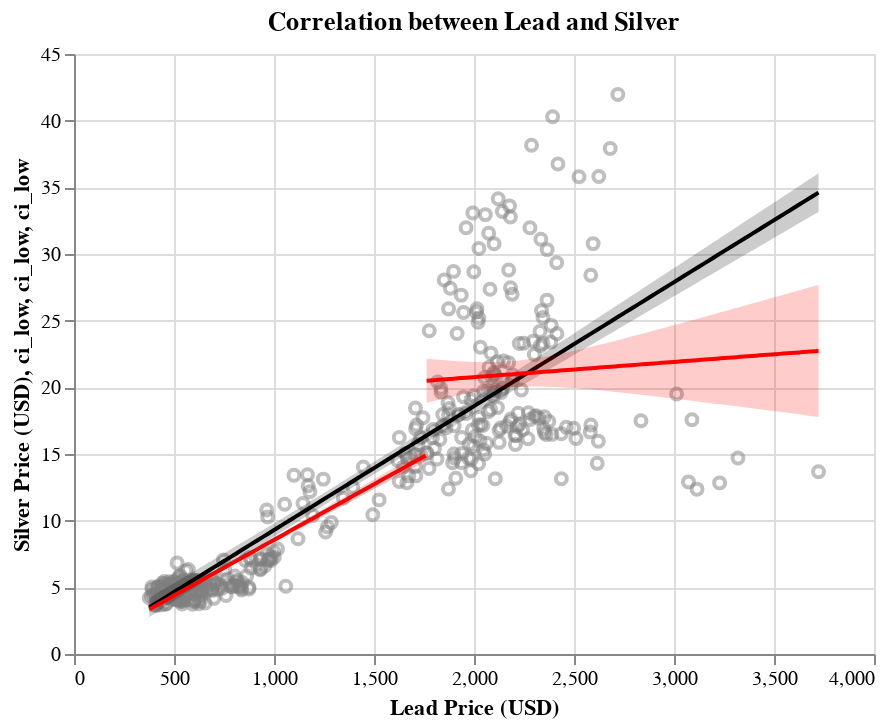

Notebook cell for this chart:
### Code cell
lead_comp_chart

### Figure 1 — Vega-Lite specification as saved in the notebook (floating-point values rounded to 4 significant figures; data arrays with more than 128 entries replaced by an {"elided": "..."} marker saying what was removed)
{"config": {"view": {"continuousWidth": 400, "continuousHeight": 300}}, "layer": [{"data": {"name": "data-2b93f7c314d99252cf6aa61acd5f3322"}, "mark": {"type": "point", "color": "grey", "opacity": 0.5}, "encoding": {"x": {"field": "Lead", "scale": {"zero": false}, "title": "Lead Price (USD)", "type": "quantitative"}, "y": {"field": "Silver", "scale": {"zero": false}, "title": "Silver Price (USD)", "type": "quantitative"}}, "title": "Correlation between Lead and Silver"}, {"layer": [{"mark": {"type": "errorband", "color": "black", "opacity": 0.2}, "encoding": {"x": {"field": "Lead", "type": "quantitative"}, "y": {"field": "ci_low", "type": "quantitative"}, "y2": {"field": "ci_high"}}}, {"mark": {"type": "line", "color": "black"}, "encoding": {"x": {"field": "Lead", "type": "quantitative"}, "y": {"field": "Silver", "type": "quantitative"}}}], "data": {"name": "data-f46ea4a8e34852c993e51b89d460ed86"}}, {"layer": [{"mark": {"type": "errorband", "color": "red", "opacity": 0.2}, "encoding": {"x": {"field": "Lead", "type": "quantitative"}, "y": {"field": "ci_low", "type": "quantitative"}, "y2": {"field": "ci_high"}}}, {"mark": {"type": "line", "color": "red"}, "encoding": {"x": {"field": "Lead", "type": "quantitative"}, "y": {"field": "Silver", "type": "quantitative"}}}], "data": {"name": "data-80f51ffea206eaf296bea595030776bf"}}, {"layer": [{"mark": {"type": "errorband", "color": "red", "opacity": 0.2}, "encoding": {"x": {"field": "Lead", "type": "quantitative"}, "y": {"field": "ci_low", "type": "quantitative"}, "y2": {"field": "ci_high"}}}, {"mark": {"type": "line", "color": "red"}, "encoding": {"x": {"field": "Lead", "type": "quantitative"}, "y": {"field": "Silver", "type": "quantitative"}}}], "data": {"name": "data-302deea77912a75143c9bc5adf695cb2"}}], "$schema": "https://vega.github.io/schema/vega-lite/v4.17.0.json", "datasets": {"data-2b93f7c314d99252cf6aa61acd5f3322": {"elided": "396 records"}, "data-f46ea4a8e34852c993e51b89d460ed86": [{"Lead": 376.3, "Silver": 3.497, "ci_low": 2.77, "ci_high": 4.223}, {"Lead": 409.8, "Silver": 3.808, "ci_low": 3.096, "ci_high": 4.519}, {"Lead": 443.3, "Silver": 4.119, "ci_low": 3.422, "ci_high": 4.816}, {"Lead": 476.7, "Silver": 4.43, "ci_low": 3.748, "ci_high": 5.112}, {"Lead": 510.2, "Silver": 4.741, "ci_low": 4.073, "ci_high": 5.409}, {"Lead": 543.7, "Silver": 5.052, "ci_low": 4.398, "ci_high": 5.706}, {"Lead": 577.1, "Silver": 5.363, "ci_low": 4.723, "ci_high": 6.004}, {"Lead": 610.6, "Silver": 5.674, "ci_low": 5.047, "ci_high": 6.301}, {"Lead": 644.0, "Silver": 5.985, "ci_low": 5.371, "ci_high": 6.599}, {"Lead": 677.5, "Silver": 6.296, "ci_low": 5.695, "ci_high": 6.898}, {"Lead": 711.0, "Silver": 6.608, "ci_low": 6.019, "ci_high": 7.196}, {"Lead": 744.4, "Silver": 6.919, "ci_low": 6.342, "ci_high": 7.495}, {"Lead": 777.9, "Silver": 7.23, "ci_low": 6.665, "ci_high": 7.795}, {"Lead": 811.4, "Silver": 7.541, "ci_low": 6.987, "ci_high": 8.095}, {"Lead": 844.8, "Silver": 7.852, "ci_low": 7.309, "ci_high": 8.395}, {"Lead": 878.3, "Silver": 8.163, "ci_low": 7.63, "ci_high": 8.696}, {"Lead": 911.7, "Silver": 8.474, "ci_low": 7.951, "ci_high": 8.998}, {"Lead": 945.2, "Silver": 8.785, "ci_low": 8.271, "ci_high": 9.3}, {"Lead": 978.7, "Silver": 9.096, "ci_low": 8.59, "ci_high": 9.602}, {"Lead": 1012.0, "Silver": 9.407, "ci_low": 8.909, "ci_high": 9.905}, {"Lead": 1046.0, "Silver": 9.718, "ci_low": 9.228, "ci_high": 10.21}, {"Lead": 1079.0, "Silver": 10.03, "ci_low": 9.546, "ci_high": 10.51}, {"Lead": 1113.0, "Silver": 10.34, "ci_low": 9.863, "ci_high": 10.82}, {"Lead": 1146.0, "Silver": 10.65, "ci_low": 10.18, "ci_high": 11.12}, {"Lead": 1179.0, "Silver": 10.96, "ci_low": 10.49, "ci_high": 11.43}, {"Lead": 1213.0, "Silver": 11.27, "ci_low": 10.81, "ci_high": 11.74}, {"Lead": 1246.0, "Silver": 11.58, "ci_low": 11.12, "ci_high": 12.05}, {"Lead": 1280.0, "Silver": 11.9, "ci_low": 11.44, "ci_high": 12.36}, {"Lead": 1313.0, "Silver": 12.21, "ci_low": 11.75, "ci_high": 12.67}, {"Lead": 1347.0, "Silver": 12.52, "ci_low": 12.06, "ci_high": 12.98}, {"Lead": 1380.0, "Silver": 12.83, "ci_low": 12.37, "ci_high": 13.29}, {"Lead": 1414.0, "Silver": 13.14, "ci_low": 12.68, "ci_high": 13.6}, {"Lead": 1447.0, "Silver": 13.45, "ci_low": 12.99, "ci_high": 13.91}, {"Lead": 1481.0, "Silver": 13.76, "ci_low": 13.3, "ci_high": 14.23}, {"Lead": 1514.0, "Silver": 14.07, "ci_low": 13.61, "ci_high": 14.54}, {"Lead": 1548.0, "Silver": 14.38, "ci_low": 13.91, "ci_high": 14.86}, {"Lead": 1581.0, "Silver": 14.7, "ci_low": 14.22, "ci_high": 15.17}, {"Lead": 1614.0, "Silver": 15.01, "ci_low": 14.52, "ci_high": 15.49}, {"Lead": 1648.0, "Silver": 15.32, "ci_low": 14.83, "ci_high": 15.81}, {"Lead": 1681.0, "Silver": 15.63, "ci_low": 15.13, "ci_high": 16.12}, {"Lead": 1715.0, "Silver": 15.94, "ci_low": 15.44, "ci_high": 16.44}, {"Lead": 1748.0, "Silver": 16.25, "ci_low": 15.74, "ci_high": 16.76}, {"Lead": 1782.0, "Silver": 16.56, "ci_low": 16.04, "ci_high": 17.08}, {"Lead": 1815.0, "Silver": 16.87, "ci_low": 16.34, "ci_high": 17.4}, {"Lead": 1849.0, "Silver": 17.18, "ci_low": 16.64, "ci_high": 17.73}, {"Lead": 1882.0, "Silver": 17.5, "ci_low": 16.94, "ci_high": 18.05}, {"Lead": 1916.0, "Silver": 17.81, "ci_low": 17.24, "ci_high": 18.37}, {"Lead": 1949.0, "Silver": 18.12, "ci_low": 17.54, "ci_high": 18.69}, {"Lead": 1983.0, "Silver": 18.43, "ci_low": 17.84, "ci_high": 19.01}, {"Lead": 2016.0, "Silver": 18.74, "ci_low": 18.14, "ci_high": 19.34}, {"Lead": 2049.0, "Silver": 19.05, "ci_low": 18.44, "ci_high": 19.66}, {"Lead": 2083.0, "Silver": 19.36, "ci_low": 18.74, "ci_high": 19.99}, {"Lead": 2116.0, "Silver": 19.67, "ci_low": 19.04, "ci_high": 20.31}, {"Lead": 2150.0, "Silver": 19.98, "ci_low": 19.33, "ci_high": 20.63}, {"Lead": 2183.0, "Silver": 20.3, "ci_low": 19.63, "ci_high": 20.96}, {"Lead": 2217.0, "Silver": 20.61, "ci_low": 19.93, "ci_high": 21.28}, {"Lead": 2250.0, "Silver": 20.92, "ci_low": 20.22, "ci_high": 21.61}, {"Lead": 2284.0, "Silver": 21.23, "ci_low": 20.52, "ci_high": 21.94}, {"Lead": 2317.0, "Silver": 21.54, "ci_low": 20.82, "ci_high": 22.26}, {"Lead": 2351.0, "Silver": 21.85, "ci_low": 21.11, "ci_high": 22.59}, {"Lead": 2384.0, "Silver": 22.16, "ci_low": 21.41, "ci_high": 22.91}, {"Lead": 2418.0, "Silver": 22.47, "ci_low": 21.7, "ci_high": 23.24}, {"Lead": 2451.0, "Silver": 22.78, "ci_low": 22.0, "ci_high": 23.57}, {"Lead": 2484.0, "Silver": 23.09, "ci_low": 22.3, "ci_high": 23.89}, {"Lead": 2518.0, "Silver": 23.41, "ci_low": 22.59, "ci_high": 24.22}, {"Lead": 2551.0, "Silver": 23.72, "ci_low": 22.89, "ci_high": 24.55}, {"Lead": 2585.0, "Silver": 24.03, "ci_low": 23.18, "ci_high": 24.88}, {"Lead": 2618.0, "Silver": 24.34, "ci_low": 23.47, "ci_high": 25.2}, {"Lead": 2652.0, "Silver": 24.65, "ci_low": 23.77, "ci_high": 25.53}, {"Lead": 2685.0, "Silver": 24.96, "ci_low": 24.06, "ci_high": 25.86}, {"Lead": 2719.0, "Silver": 25.27, "ci_low": 24.36, "ci_high": 26.19}, {"Lead": 2752.0, "Silver": 25.58, "ci_low": 24.65, "ci_high": 26.51}, {"Lead": 2786.0, "Silver": 25.89, "ci_low": 24.95, "ci_high": 26.84}, {"Lead": 2819.0, "Silver": 26.21, "ci_low": 25.24, "ci_high": 27.17}, {"Lead": 2853.0, "Silver": 26.52, "ci_low": 25.53, "ci_high": 27.5}, {"Lead": 2886.0, "Silver": 26.83, "ci_low": 25.83, "ci_high": 27.83}, {"Lead": 2920.0, "Silver": 27.14, "ci_low": 26.12, "ci_high": 28.16}, {"Lead": 2953.0, "Silver": 27.45, "ci_low": 26.42, "ci_high": 28.48}, {"Lead": 2986.0, "Silver": 27.76, "ci_low": 26.71, "ci_high": 28.81}, {"Lead": 3020.0, "Silver": 28.07, "ci_low": 27.0, "ci_high": 29.14}, {"Lead": 3053.0, "Silver": 28.38, "ci_low": 27.3, "ci_high": 29.47}, {"Lead": 3087.0, "Silver": 28.69, "ci_low": 27.59, "ci_high": 29.8}, {"Lead": 3120.0, "Silver": 29.01, "ci_low": 27.88, "ci_high": 30.13}, {"Lead": 3154.0, "Silver": 29.32, "ci_low": 28.18, "ci_high": 30.46}, {"Lead": 3187.0, "Silver": 29.63, "ci_low": 28.47, "ci_high": 30.78}, {"Lead": 3221.0, "Silver": 29.94, "ci_low": 28.76, "ci_high": 31.11}, {"Lead": 3254.0, "Silver": 30.25, "ci_low": 29.06, "ci_high": 31.44}, {"Lead": 3288.0, "Silver": 30.56, "ci_low": 29.35, "ci_high": 31.77}, {"Lead": 3321.0, "Silver": 30.87, "ci_low": 29.64, "ci_high": 32.1}, {"Lead": 3355.0, "Silver": 31.18, "ci_low": 29.94, "ci_high": 32.43}, {"Lead": 3388.0, "Silver": 31.49, "ci_low": 30.23, "ci_high": 32.76}, {"Lead": 3421.0, "Silver": 31.81, "ci_low": 30.52, "ci_high": 33.09}, {"Lead": 3455.0, "Silver": 32.12, "ci_low": 30.82, "ci_high": 33.42}, {"Lead": 3488.0, "Silver": 32.43, "ci_low": 31.11, "ci_high": 33.75}, {"Lead": 3522.0, "Silver": 32.74, "ci_low": 31.4, "ci_high": 34.08}, {"Lead": 3555.0, "Silver": 33.05, "ci_low": 31.69, "ci_high": 34.4}, {"Lead": 3589.0, "Silver": 33.36, "ci_low": 31.99, "ci_high": 34.73}, {"Lead": 3622.0, "Silver": 33.67, "ci_low": 32.28, "ci_high": 35.06}, {"Lead": 3656.0, "Silver": 33.98, "ci_low": 32.57, "ci_high": 35.39}, {"Lead": 3689.0, "Silver": 34.29, "ci_low": 32.87, "ci_high": 35.72}, {"Lead": 3723.0, "Silver": 34.61, "ci_low": 33.16, "ci_high": 36.05}], "data-80f51ffea206eaf296bea595030776bf": [{"Lead": 1763.0, "Silver": 20.49, "ci_low": 18.84, "ci_high": 22.15}, {"Lead": 1783.0, "Silver": 20.52, "ci_low": 18.91, "ci_high": 22.12}, {"Lead": 1802.0, "Silver": 20.54, "ci_low": 18.98, "ci_high": 22.09}, {"Lead": 1822.0, "Silver": 20.56, "ci_low": 19.05, "ci_high": 22.07}, {"Lead": 1841.0, "Silver": 20.58, "ci_low": 19.12, "ci_high": 22.05}, {"Lead": 1861.0, "Silver": 20.61, "ci_low": 19.19, "ci_high": 22.02}, {"Lead": 1881.0, "Silver": 20.63, "ci_low": 19.26, "ci_high": 22.0}, {"Lead": 1900.0, "Silver": 20.65, "ci_low": 19.32, "ci_high": 21.98}, {"Lead": 1920.0, "Silver": 20.67, "ci_low": 19.38, "ci_high": 21.96}, {"Lead": 1939.0, "Silver": 20.7, "ci_low": 19.44, "ci_high": 21.95}, {"Lead": 1959.0, "Silver": 20.72, "ci_low": 19.5, "ci_high": 21.93}, {"Lead": 1979.0, "Silver": 20.74, "ci_low": 19.56, "ci_high": 21.92}, {"Lead": 1998.0, "Silver": 20.76, "ci_low": 19.62, "ci_high": 21.91}, {"Lead": 2018.0, "Silver": 20.79, "ci_low": 19.67, "ci_high": 21.9}, {"Lead": 2037.0, "Silver": 20.81, "ci_low": 19.72, "ci_high": 21.9}, {"Lead": 2057.0, "Silver": 20.83, "ci_low": 19.77, "ci_high": 21.89}, {"Lead": 2077.0, "Silver": 20.85, "ci_low": 19.81, "ci_high": 21.89}, {"Lead": 2096.0, "Silver": 20.87, "ci_low": 19.85, "ci_high": 21.9}, {"Lead": 2116.0, "Silver": 20.9, "ci_low": 19.89, "ci_high": 21.91}, {"Lead": 2135.0, "Silver": 20.92, "ci_low": 19.92, "ci_high": 21.92}, {"Lead": 2155.0, "Silver": 20.94, "ci_low": 19.95, "ci_high": 21.93}, {"Lead": 2175.0, "Silver": 20.96, "ci_low": 19.98, "ci_high": 21.95}, {"Lead": 2194.0, "Silver": 20.99, "ci_low": 20.0, "ci_high": 21.97}, {"Lead": 2214.0, "Silver": 21.01, "ci_low": 20.02, "ci_high": 22.0}, {"Lead": 2233.0, "Silver": 21.03, "ci_low": 20.03, "ci_high": 22.03}, {"Lead": 2253.0, "Silver": 21.05, "ci_low": 20.04, "ci_high": 22.06}, {"Lead": 2273.0, "Silver": 21.08, "ci_low": 20.05, "ci_high": 22.1}, {"Lead": 2292.0, "Silver": 21.1, "ci_low": 20.06, "ci_high": 22.14}, {"Lead": 2312.0, "Silver": 21.12, "ci_low": 20.06, "ci_high": 22.19}, {"Lead": 2331.0, "Silver": 21.14, "ci_low": 20.05, "ci_high": 22.23}, {"Lead": 2351.0, "Silver": 21.17, "ci_low": 20.05, "ci_high": 22.28}, {"Lead": 2371.0, "Silver": 21.19, "ci_low": 20.04, "ci_high": 22.34}, {"Lead": 2390.0, "Silver": 21.21, "ci_low": 20.03, "ci_high": 22.39}, {"Lead": 2410.0, "Silver": 21.23, "ci_low": 20.02, "ci_high": 22.45}, {"Lead": 2429.0, "Silver": 21.26, "ci_low": 20.0, "ci_high": 22.51}, {"Lead": 2449.0, "Silver": 21.28, "ci_low": 19.99, "ci_high": 22.57}, {"Lead": 2468.0, "Silver": 21.3, "ci_low": 19.97, "ci_high": 22.63}, {"Lead": 2488.0, "Silver": 21.32, "ci_low": 19.95, "ci_high": 22.7}, {"Lead": 2508.0, "Silver": 21.35, "ci_low": 19.93, "ci_high": 22.76}, {"Lead": 2527.0, "Silver": 21.37, "ci_low": 19.9, "ci_high": 22.83}, {"Lead": 2547.0, "Silver": 21.39, "ci_low": 19.88, "ci_high": 22.9}, {"Lead": 2566.0, "Silver": 21.41, "ci_low": 19.85, "ci_high": 22.97}, {"Lead": 2586.0, "Silver": 21.43, "ci_low": 19.83, "ci_high": 23.04}, {"Lead": 2606.0, "Silver": 21.46, "ci_low": 19.8, "ci_high": 23.11}, {"Lead": 2625.0, "Silver": 21.48, "ci_low": 19.77, "ci_high": 23.18}, {"Lead": 2645.0, "Silver": 21.5, "ci_low": 19.75, "ci_high": 23.26}, {"Lead": 2664.0, "Silver": 21.52, "ci_low": 19.72, "ci_high": 23.33}, {"Lead": 2684.0, "Silver": 21.55, "ci_low": 19.69, "ci_high": 23.41}, {"Lead": 2704.0, "Silver": 21.57, "ci_low": 19.66, "ci_high": 23.48}, {"Lead": 2723.0, "Silver": 21.59, "ci_low": 19.63, "ci_high": 23.56}, {"Lead": 2743.0, "Silver": 21.61, "ci_low": 19.59, "ci_high": 23.63}, {"Lead": 2762.0, "Silver": 21.64, "ci_low": 19.56, "ci_high": 23.71}, {"Lead": 2782.0, "Silver": 21.66, "ci_low": 19.53, "ci_high": 23.79}, {"Lead": 2802.0, "Silver": 21.68, "ci_low": 19.5, "ci_high": 23.86}, {"Lead": 2821.0, "Silver": 21.7, "ci_low": 19.46, "ci_high": 23.94}, {"Lead": 2841.0, "Silver": 21.73, "ci_low": 19.43, "ci_high": 24.02}, {"Lead": 2860.0, "Silver": 21.75, "ci_low": 19.4, "ci_high": 24.1}, {"Lead": 2880.0, "Silver": 21.77, "ci_low": 19.36, "ci_high": 24.18}, {"Lead": 2900.0, "Silver": 21.79, "ci_low": 19.33, "ci_high": 24.26}, {"Lead": 2919.0, "Silver": 21.82, "ci_low": 19.3, "ci_high": 24.33}, {"Lead": 2939.0, "Silver": 21.84, "ci_low": 19.26, "ci_high": 24.41}, {"Lead": 2958.0, "Silver": 21.86, "ci_low": 19.23, "ci_high": 24.49}, {"Lead": 2978.0, "Silver": 21.88, "ci_low": 19.19, "ci_high": 24.57}, {"Lead": 2998.0, "Silver": 21.9, "ci_low": 19.16, "ci_high": 24.65}, {"Lead": 3017.0, "Silver": 21.93, "ci_low": 19.12, "ci_high": 24.73}, {"Lead": 3037.0, "Silver": 21.95, "ci_low": 19.09, "ci_high": 24.81}, {"Lead": 3056.0, "Silver": 21.97, "ci_low": 19.05, "ci_high": 24.89}, {"Lead": 3076.0, "Silver": 21.99, "ci_low": 19.01, "ci_high": 24.97}, {"Lead": 3096.0, "Silver": 22.02, "ci_low": 18.98, "ci_high": 25.06}, {"Lead": 3115.0, "Silver": 22.04, "ci_low": 18.94, "ci_high": 25.14}, {"Lead": 3135.0, "Silver": 22.06, "ci_low": 18.91, "ci_high": 25.22}, {"Lead": 3154.0, "Silver": 22.08, "ci_low": 18.87, "ci_high": 25.3}, {"Lead": 3174.0, "Silver": 22.11, "ci_low": 18.83, "ci_high": 25.38}, {"Lead": 3194.0, "Silver": 22.13, "ci_low": 18.8, "ci_high": 25.46}, {"Lead": 3213.0, "Silver": 22.15, "ci_low": 18.76, "ci_high": 25.54}, {"Lead": 3233.0, "Silver": 22.17, "ci_low": 18.72, "ci_high": 25.62}, {"Lead": 3252.0, "Silver": 22.2, "ci_low": 18.69, "ci_high": 25.71}, {"Lead": 3272.0, "Silver": 22.22, "ci_low": 18.65, "ci_high": 25.79}, {"Lead": 3292.0, "Silver": 22.24, "ci_low": 18.61, "ci_high": 25.87}, {"Lead": 3311.0, "Silver": 22.26, "ci_low": 18.57, "ci_high": 25.95}, {"Lead": 3331.0, "Silver": 22.29, "ci_low": 18.54, "ci_high": 26.03}, {"Lead": 3350.0, "Silver": 22.31, "ci_low": 18.5, "ci_high": 26.12}, {"Lead": 3370.0, "Silver": 22.33, "ci_low": 18.46, "ci_high": 26.2}, {"Lead": 3389.0, "Silver": 22.35, "ci_low": 18.43, "ci_high": 26.28}, {"Lead": 3409.0, "Silver": 22.37, "ci_low": 18.39, "ci_high": 26.36}, {"Lead": 3429.0, "Silver": 22.4, "ci_low": 18.35, "ci_high": 26.44}, {"Lead": 3448.0, "Silver": 22.42, "ci_low": 18.31, "ci_high": 26.53}, {"Lead": 3468.0, "Silver": 22.44, "ci_low": 18.28, "ci_high": 26.61}, {"Lead": 3487.0, "Silver": 22.46, "ci_low": 18.24, "ci_high": 26.69}, {"Lead": 3507.0, "Silver": 22.49, "ci_low": 18.2, "ci_high": 26.77}, {"Lead": 3527.0, "Silver": 22.51, "ci_low": 18.16, "ci_high": 26.86}, {"Lead": 3546.0, "Silver": 22.53, "ci_low": 18.12, "ci_high": 26.94}, {"Lead": 3566.0, "Silver": 22.55, "ci_low": 18.09, "ci_high": 27.02}, {"Lead": 3585.0, "Silver": 22.58, "ci_low": 18.05, "ci_high": 27.1}, {"Lead": 3605.0, "Silver": 22.6, "ci_low": 18.01, "ci_high": 27.19}, {"Lead": 3625.0, "Silver": 22.62, "ci_low": 17.97, "ci_high": 27.27}, {"Lead": 3644.0, "Silver": 22.64, "ci_low": 17.93, "ci_high": 27.35}, {"Lead": 3664.0, "Silver": 22.67, "ci_low": 17.9, "ci_high": 27.44}, {"Lead": 3683.0, "Silver": 22.69, "ci_low": 17.86, "ci_high": 27.52}, {"Lead": 3703.0, "Silver": 22.71, "ci_low": 17.82, "ci_high": 27.6}, {"Lead": 3723.0, "Silver": 22.73, "ci_low": 17.78, "ci_high": 27.68}], "data-302deea77912a75143c9bc5adf695cb2": [{"Lead": 376.3, "Silver": 3.353, "ci_low": 3.126, "ci_high": 3.581}, {"Lead": 390.0, "Silver": 3.468, "ci_low": 3.244, "ci_high": 3.691}, {"Lead": 403.7, "Silver": 3.582, "ci_low": 3.363, "ci_high": 3.801}, {"Lead": 417.4, "Silver": 3.696, "ci_low": 3.481, "ci_high": 3.911}, {"Lead": 431.1, "Silver": 3.81, "ci_low": 3.599, "ci_high": 4.022}, {"Lead": 444.8, "Silver": 3.925, "ci_low": 3.717, "ci_high": 4.132}, {"Lead": 458.5, "Silver": 4.039, "ci_low": 3.835, "ci_high": 4.242}, {"Lead": 472.1, "Silver": 4.153, "ci_low": 3.953, "ci_high": 4.353}, {"Lead": 485.8, "Silver": 4.267, "ci_low": 4.071, "ci_high": 4.464}, {"Lead": 499.5, "Silver": 4.381, "ci_low": 4.188, "ci_high": 4.575}, {"Lead": 513.2, "Silver": 4.496, "ci_low": 4.306, "ci_high": 4.686}, {"Lead": 526.9, "Silver": 4.61, "ci_low": 4.423, "ci_high": 4.797}, {"Lead": 540.6, "Silver": 4.724, "ci_low": 4.54, "ci_high": 4.908}, {"Lead": 554.2, "Silver": 4.838, "ci_low": 4.657, "ci_high": 5.019}, {"Lead": 567.9, "Silver": 4.952, "ci_low": 4.774, "ci_high": 5.131}, {"Lead": 581.6, "Silver": 5.067, "ci_low": 4.891, "ci_high": 5.243}, {"Lead": 595.3, "Silver": 5.181, "ci_low": 5.007, "ci_high": 5.354}, {"Lead": 609.0, "Silver": 5.295, "ci_low": 5.124, "ci_high": 5.466}, {"Lead": 622.7, "Silver": 5.409, "ci_low": 5.24, "ci_high": 5.579}, {"Lead": 636.4, "Silver": 5.524, "ci_low": 5.356, "ci_high": 5.691}, {"Lead": 650.0, "Silver": 5.638, "ci_low": 5.472, "ci_high": 5.804}, {"Lead": 663.7, "Silver": 5.752, "ci_low": 5.587, "ci_high": 5.917}, {"Lead": 677.4, "Silver": 5.866, "ci_low": 5.703, "ci_high": 6.03}, {"Lead": 691.1, "Silver": 5.98, "ci_low": 5.818, "ci_high": 6.143}, {"Lead": 704.8, "Silver": 6.095, "ci_low": 5.933, "ci_high": 6.256}, {"Lead": 718.5, "Silver": 6.209, "ci_low": 6.047, "ci_high": 6.37}, {"Lead": 732.2, "Silver": 6.323, "ci_low": 6.162, "ci_high": 6.484}, {"Lead": 745.8, "Silver": 6.437, "ci_low": 6.276, "ci_high": 6.598}, {"Lead": 759.5, "Silver": 6.551, "ci_low": 6.39, "ci_high": 6.712}, {"Lead": 773.2, "Silver": 6.666, "ci_low": 6.504, "ci_high": 6.827}, {"Lead": 786.9, "Silver": 6.78, "ci_low": 6.618, "ci_high": 6.942}, {"Lead": 800.6, "Silver": 6.894, "ci_low": 6.731, "ci_high": 7.057}, {"Lead": 814.3, "Silver": 7.008, "ci_low": 6.844, "ci_high": 7.172}, {"Lead": 827.9, "Silver": 7.122, "ci_low": 6.957, "ci_high": 7.288}, {"Lead": 841.6, "Silver": 7.237, "ci_low": 7.07, "ci_high": 7.403}, {"Lead": 855.3, "Silver": 7.351, "ci_low": 7.183, "ci_high": 7.519}, {"Lead": 869.0, "Silver": 7.465, "ci_low": 7.295, "ci_high": 7.635}, {"Lead": 882.7, "Silver": 7.579, "ci_low": 7.407, "ci_high": 7.751}, {"Lead": 896.4, "Silver": 7.694, "ci_low": 7.519, "ci_high": 7.868}, {"Lead": 910.1, "Silver": 7.808, "ci_low": 7.631, "ci_high": 7.984}, {"Lead": 923.7, "Silver": 7.922, "ci_low": 7.743, "ci_high": 8.101}, {"Lead": 937.4, "Silver": 8.036, "ci_low": 7.854, "ci_high": 8.218}, {"Lead": 951.1, "Silver": 8.15, "ci_low": 7.966, "ci_high": 8.335}, {"Lead": 964.8, "Silver": 8.265, "ci_low": 8.077, "ci_high": 8.452}, {"Lead": 978.5, "Silver": 8.379, "ci_low": 8.188, "ci_high": 8.57}, {"Lead": 992.2, "Silver": 8.493, "ci_low": 8.299, "ci_high": 8.687}, {"Lead": 1006.0, "Silver": 8.607, "ci_low": 8.41, "ci_high": 8.805}, {"Lead": 1020.0, "Silver": 8.721, "ci_low": 8.52, "ci_high": 8.923}, {"Lead": 1033.0, "Silver": 8.836, "ci_low": 8.631, "ci_high": 9.04}, {"Lead": 1047.0, "Silver": 8.95, "ci_low": 8.741, "ci_high": 9.158}, {"Lead": 1061.0, "Silver": 9.064, "ci_low": 8.852, "ci_high": 9.276}, {"Lead": 1074.0, "Silver": 9.178, "ci_low": 8.962, "ci_high": 9.395}, {"Lead": 1088.0, "Silver": 9.293, "ci_low": 9.072, "ci_high": 9.513}, {"Lead": 1102.0, "Silver": 9.407, "ci_low": 9.182, "ci_high": 9.631}, {"Lead": 1115.0, "Silver": 9.521, "ci_low": 9.292, "ci_high": 9.75}, {"Lead": 1129.0, "Silver": 9.635, "ci_low": 9.402, "ci_high": 9.868}, {"Lead": 1143.0, "Silver": 9.749, "ci_low": 9.512, "ci_high": 9.987}, {"Lead": 1156.0, "Silver": 9.864, "ci_low": 9.622, "ci_high": 10.11}, {"Lead": 1170.0, "Silver": 9.978, "ci_low": 9.732, "ci_high": 10.22}, {"Lead": 1184.0, "Silver": 10.09, "ci_low": 9.841, "ci_high": 10.34}, {"Lead": 1197.0, "Silver": 10.21, "ci_low": 9.951, "ci_high": 10.46}, {"Lead": 1211.0, "Silver": 10.32, "ci_low": 10.06, "ci_high": 10.58}, {"Lead": 1225.0, "Silver": 10.43, "ci_low": 10.17, "ci_high": 10.7}, {"Lead": 1238.0, "Silver": 10.55, "ci_low": 10.28, "ci_high": 10.82}, {"Lead": 1252.0, "Silver": 10.66, "ci_low": 10.39, "ci_high": 10.94}, {"Lead": 1266.0, "Silver": 10.78, "ci_low": 10.5, "ci_high": 11.06}, {"Lead": 1280.0, "Silver": 10.89, "ci_low": 10.61, "ci_high": 11.18}, {"Lead": 1293.0, "Silver": 11.01, "ci_low": 10.72, "ci_high": 11.29}, {"Lead": 1307.0, "Silver": 11.12, "ci_low": 10.83, "ci_high": 11.41}, {"Lead": 1321.0, "Silver": 11.23, "ci_low": 10.94, "ci_high": 11.53}, {"Lead": 1334.0, "Silver": 11.35, "ci_low": 11.04, "ci_high": 11.65}, {"Lead": 1348.0, "Silver": 11.46, "ci_low": 11.15, "ci_high": 11.77}, {"Lead": 1362.0, "Silver": 11.58, "ci_low": 11.26, "ci_high": 11.89}, {"Lead": 1375.0, "Silver": 11.69, "ci_low": 11.37, "ci_high": 12.01}, {"Lead": 1389.0, "Silver": 11.81, "ci_low": 11.48, "ci_high": 12.13}, {"Lead": 1403.0, "Silver": 11.92, "ci_low": 11.59, "ci_high": 12.25}, {"Lead": 1416.0, "Silver": 12.03, "ci_low": 11.7, "ci_high": 12.37}, {"Lead": 1430.0, "Silver": 12.15, "ci_low": 11.81, "ci_high": 12.49}, {"Lead": 1444.0, "Silver": 12.26, "ci_low": 11.92, "ci_high": 12.61}, {"Lead": 1457.0, "Silver": 12.38, "ci_low": 12.03, "ci_high": 12.73}, {"Lead": 1471.0, "Silver": 12.49, "ci_low": 12.13, "ci_high": 12.85}, {"Lead": 1485.0, "Silver": 12.6, "ci_low": 12.24, "ci_high": 12.97}, {"Lead": 1499.0, "Silver": 12.72, "ci_low": 12.35, "ci_high": 13.09}, {"Lead": 1512.0, "Silver": 12.83, "ci_low": 12.46, "ci_high": 13.21}, {"Lead": 1526.0, "Silver": 12.95, "ci_low": 12.57, "ci_high": 13.33}, {"Lead": 1540.0, "Silver": 13.06, "ci_low": 12.68, "ci_high": 13.44}, {"Lead": 1553.0, "Silver": 13.18, "ci_low": 12.79, "ci_high": 13.56}, {"Lead": 1567.0, "Silver": 13.29, "ci_low": 12.9, "ci_high": 13.68}, {"Lead": 1581.0, "Silver": 13.4, "ci_low": 13.0, "ci_high": 13.8}, {"Lead": 1594.0, "Silver": 13.52, "ci_low": 13.11, "ci_high": 13.92}, {"Lead": 1608.0, "Silver": 13.63, "ci_low": 13.22, "ci_high": 14.04}, {"Lead": 1622.0, "Silver": 13.75, "ci_low": 13.33, "ci_high": 14.16}, {"Lead": 1635.0, "Silver": 13.86, "ci_low": 13.44, "ci_high": 14.28}, {"Lead": 1649.0, "Silver": 13.98, "ci_low": 13.55, "ci_high": 14.4}, {"Lead": 1663.0, "Silver": 14.09, "ci_low": 13.66, "ci_high": 14.52}, {"Lead": 1676.0, "Silver": 14.2, "ci_low": 13.77, "ci_high": 14.64}, {"Lead": 1690.0, "Silver": 14.32, "ci_low": 13.87, "ci_high": 14.76}, {"Lead": 1704.0, "Silver": 14.43, "ci_low": 13.98, "ci_high": 14.88}, {"Lead": 1717.0, "Silver": 14.55, "ci_low": 14.09, "ci_high": 15.0}, {"Lead": 1731.0, "Silver": 14.66, "ci_low": 14.2, "ci_high": 15.12}, {"Lead": 1745.0, "Silver": 14.77, "ci_low": 14.31, "ci_high": 15.24}, {"Lead": 1759.0, "Silver": 14.89, "ci_low": 14.42, "ci_high": 15.36}]}}
